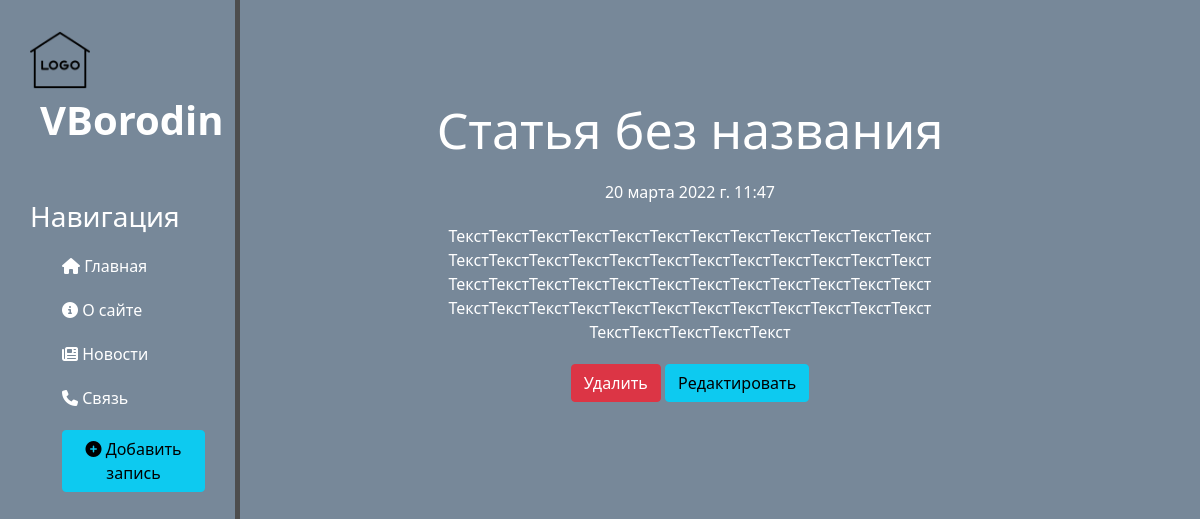
Page /news/4 on the committed database.
### news/models.py (models this page shows, shortened)
class Articles(models.Model):
    title = models.CharField('Название', max_length=50)
    anons = models.CharField('Анонс', max_length=250)
    full_text = models.TextField('Текст статьи')
    date = models.DateTimeField('Дата публикации')
    class Meta:
        verbose_name = 'Новость'
        verbose_name_plural = 'Новости'

### news/views.py (the view)
# urls.py: path('<int:pk>', views.NewsDetailView.as_view(), name='news-detail'),
class NewsDetailView(DetailView):
    model = Articles
    template_name = 'news/details_view.html'
    context_object_name = 'article'

### news/templates/news/details_view.html (shortened to what this page needs)
{% extends 'main/layout.html' %}
{% block content %}
    <div class="features">
        <h1>{{ article.title }}</h1>
        <p>{{ article.date }}</p>
        <p>{{ article.full_text }}</p>
        <a href="{% url 'news-delete' article.id %}" class="btn btn-danger">Удалить</a>
        <a href="{% url 'news-update' article.id %}" class="btn btn-info">Редактировать</a>
    </div>
{% endblock %}

### main/static/main/css/main.css (style rules this page uses)
body { background : #778899; }
a { text-decoration: none; color: white; }
main .features { float: left; color: #fff; margin-top: 100px; text-align: center; width: 75%; }
main .features h1 { font-size: 50px; }
main .features p { max-width: 600px; margin: 20px auto; }

### rows in the picture
Articles: title "Статья без названия", date "20 марта 2022 г. 11:47", full_text "ТекстТекстТекстТекстТекстТекстТекстТекстТекстТекстТекстТекст ТекстТекстТекстТекстТекстТекстТекстТекстТекстТекстТекстТекст ТекстТекстТекстТекстТекстТекстТекстТекстТекстТекстТекстТекст ТекстТекстТекстТекстТекстТекстТекстТекстТекстТекстТекстТекст ТекстТекстТекстТекстТекст"
